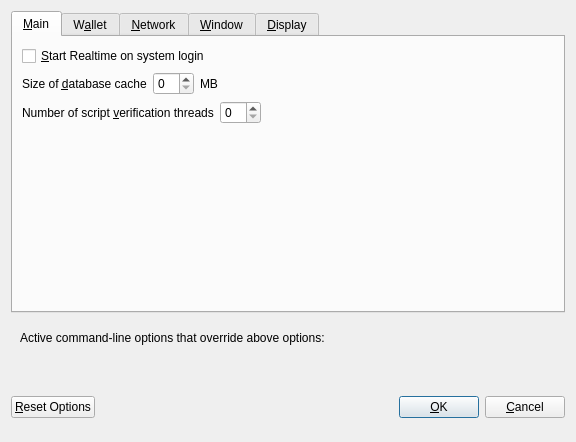
<?xml version="1.0" encoding="UTF-8"?>
<ui version="4.0">
 <class>OptionsDialog</class>
 <widget class="QDialog" name="OptionsDialog">
  <property name="geometry">
   <rect>
    <x>0</x>
    <y>0</y>
    <width>576</width>
    <height>442</height>
   </rect>
  </property>
  <property name="windowTitle">
   <string>Options</string>
  </property>
  <property name="modal">
   <bool>true</bool>
  </property>
  <layout class="QVBoxLayout" name="verticalLayout">
   <item>
    <widget class="QTabWidget" name="tabWidget">
     <property name="currentIndex">
      <number>0</number>
     </property>
     <widget class="QWidget" name="tabMain">
      <attribute name="title">
       <string>&amp;Main</string>
      </attribute>
      <layout class="QVBoxLayout" name="verticalLayout_Main">
       <item>
        <widget class="QCheckBox" name="bitcoinAtStartup">
         <property name="toolTip">
          <string>Automatically start Realtime after logging in to the system.</string>
         </property>
         <property name="text">
          <string>&amp;Start Realtime on system login</string>
         </property>
        </widget>
       </item>
       <item>
        <layout class="QHBoxLayout" name="horizontalLayout_2_Main">
         <item>
          <widget class="QLabel" name="databaseCacheLabel">
           <property name="text">
            <string>Size of &amp;database cache</string>
           </property>
           <property name="textFormat">
            <enum>Qt::PlainText</enum>
           </property>
           <property name="buddy">
            <cstring>databaseCache</cstring>
           </property>
          </widget>
         </item>
         <item>
          <widget class="QSpinBox" name="databaseCache"/>
         </item>
         <item>
          <widget class="QLabel" name="databaseCacheUnitLabel">
           <property name="text">
            <string>MB</string>
           </property>
           <property name="textFormat">
            <enum>Qt::PlainText</enum>
           </property>
          </widget>
         </item>
         <item>
          <spacer name="horizontalSpacer_2_Main">
           <property name="orientation">
            <enum>Qt::Horizontal</enum>
           </property>
           <property name="sizeHint" stdset="0">
            <size>
             <width>40</width>
             <height>20</height>
            </size>
           </property>
          </spacer>
         </item>
        </layout>
       </item>
       <item>
        <layout class="QHBoxLayout" name="horizontalLayout_3_Main">
         <item>
          <widget class="QLabel" name="threadsScriptVerifLabel">
           <property name="text">
            <string>Number of script &amp;verification threads</string>
           </property>
           <property name="textFormat">
            <enum>Qt::PlainText</enum>
           </property>
           <property name="buddy">
            <cstring>threadsScriptVerif</cstring>
           </property>
          </widget>
         </item>
         <item>
          <widget class="QSpinBox" name="threadsScriptVerif">
           <property name="toolTip">
            <string>(0 = auto, &lt;0 = leave that many cores free)</string>
           </property>
          </widget>
         </item>
         <item>
          <spacer name="horizontalSpacer_3_Main">
           <property name="orientation">
            <enum>Qt::Horizontal</enum>
           </property>
           <property name="sizeHint" stdset="0">
            <size>
             <width>40</width>
             <height>20</height>
            </size>
           </property>
          </spacer>
         </item>
        </layout>
       </item>
       <item>
        <spacer name="verticalSpacer_2">
         <property name="orientation">
          <enum>Qt::Vertical</enum>
         </property>
         <property name="sizeHint" stdset="0">
          <size>
           <width>20</width>
           <height>40</height>
          </size>
         </property>
        </spacer>
       </item>
      </layout>
     </widget>
     <widget class="QWidget" name="tabWallet">
      <attribute name="title">
       <string>W&amp;allet</string>
      </attribute>
      <layout class="QVBoxLayout" name="verticalLayout_Wallet">
       <item>
        <layout class="QHBoxLayout" name="horizontalLayout_2_Wallet">
         <item>
          <widget class="QLabel" name="labelStakeSplitThresholdText">
           <property name="text">
            <string>Stake split threshold:</string>
           </property>
          </widget>
         </item>
         <item>
          <widget class="QSpinBox" name="spinBoxStakeSplitThreshold">
           <property name="minimum">
            <number>1</number>
           </property>
           <property name="maximum">
            <number>999999</number>
           </property>
          </widget>
         </item>
        </layout>
       </item>
       <item>
        <widget class="QGroupBox" name="groupBox">
         <property name="title">
          <string>Expert</string>
         </property>
         <layout class="QVBoxLayout" name="verticalLayout_2">
          <item>
           <widget class="QCheckBox" name="coinControlFeatures">
            <property name="toolTip">
             <string>Whether to show coin control features or not.</string>
            </property>
            <property name="text">
             <string>Enable coin &amp;control features</string>
            </property>
           </widget>
          </item>
          <item>
           <widget class="QCheckBox" name="showMasternodesTab">
            <property name="toolTip">
             <string>Show additional tab listing all your masternodes in first sub-tab&lt;br/&gt;and all masternodes on the network in second sub-tab.</string>
            </property>
            <property name="text">
             <string>Show Masternodes Tab</string>
            </property>
           </widget>
          </item>
          <item>
           <widget class="QCheckBox" name="spendZeroConfChange">
            <property name="toolTip">
             <string>If you disable the spending of unconfirmed change, the change from a transaction&lt;br/&gt;cannot be used until that transaction has at least one confirmation.&lt;br/&gt;This also affects how your balance is computed.</string>
            </property>
            <property name="text">
             <string>&amp;Spend unconfirmed change</string>
            </property>
           </widget>
          </item>
         </layout>
        </widget>
       </item>
       <item>
        <spacer name="verticalSpacer_Wallet">
         <property name="orientation">
          <enum>Qt::Vertical</enum>
         </property>
         <property name="sizeHint" stdset="0">
          <size>
           <width>20</width>
           <height>40</height>
          </size>
         </property>
        </spacer>
       </item>
      </layout>
     </widget>
     <widget class="QWidget" name="tabNetwork">
      <attribute name="title">
       <string>&amp;Network</string>
      </attribute>
      <layout class="QVBoxLayout" name="verticalLayout_Network">
       <item>
        <widget class="QCheckBox" name="mapPortUpnp">
         <property name="toolTip">
          <string>Automatically open the Realtime client port on the router. This only works when your router supports UPnP and it is enabled.</string>
         </property>
         <property name="text">
          <string>Map port using &amp;UPnP</string>
         </property>
        </widget>
       </item>
       <item>
        <widget class="QCheckBox" name="allowIncoming">
         <property name="toolTip">
          <string>Accept connections from outside</string>
         </property>
         <property name="text">
          <string>Allow incoming connections</string>
         </property>
        </widget>
       </item>
       <item>
        <widget class="QCheckBox" name="connectSocks">
         <property name="toolTip">
          <string>Connect to the Realtime network through a SOCKS5 proxy.</string>
         </property>
         <property name="text">
          <string>&amp;Connect through SOCKS5 proxy (default proxy):</string>
         </property>
        </widget>
       </item>
       <item>
        <layout class="QHBoxLayout" name="horizontalLayout_1_Network">
         <item>
          <widget class="QLabel" name="proxyIpLabel">
           <property name="text">
            <string>Proxy &amp;IP:</string>
           </property>
           <property name="textFormat">
            <enum>Qt::PlainText</enum>
           </property>
           <property name="buddy">
            <cstring>proxyIp</cstring>
           </property>
          </widget>
         </item>
         <item>
          <widget class="QValidatedLineEdit" name="proxyIp">
           <property name="minimumSize">
            <size>
             <width>140</width>
             <height>0</height>
            </size>
           </property>
           <property name="maximumSize">
            <size>
             <width>140</width>
             <height>16777215</height>
            </size>
           </property>
           <property name="toolTip">
            <string>IP address of the proxy (e.g. IPv4: 127.0.0.1 / IPv6: ::1)</string>
           </property>
          </widget>
         </item>
         <item>
          <widget class="QLabel" name="proxyPortLabel">
           <property name="text">
            <string>&amp;Port:</string>
           </property>
           <property name="textFormat">
            <enum>Qt::PlainText</enum>
           </property>
           <property name="buddy">
            <cstring>proxyPort</cstring>
           </property>
          </widget>
         </item>
         <item>
          <widget class="QLineEdit" name="proxyPort">
           <property name="minimumSize">
            <size>
             <width>55</width>
             <height>0</height>
            </size>
           </property>
           <property name="maximumSize">
            <size>
             <width>55</width>
             <height>16777215</height>
            </size>
           </property>
           <property name="toolTip">
            <string>Port of the proxy (e.g. 9050)</string>
           </property>
          </widget>
         </item>
         <item>
          <spacer name="horizontalSpacer_1_Network">
           <property name="orientation">
            <enum>Qt::Horizontal</enum>
           </property>
           <property name="sizeHint" stdset="0">
            <size>
             <width>40</width>
             <height>20</height>
            </size>
           </property>
          </spacer>
         </item>
        </layout>
       </item>
       <item>
        <spacer name="verticalSpacer_Network">
         <property name="orientation">
          <enum>Qt::Vertical</enum>
         </property>
         <property name="sizeHint" stdset="0">
          <size>
           <width>20</width>
           <height>40</height>
          </size>
         </property>
        </spacer>
       </item>
      </layout>
     </widget>
     <widget class="QWidget" name="tabWindow">
      <attribute name="title">
       <string>&amp;Window</string>
      </attribute>
      <layout class="QVBoxLayout" name="verticalLayout_Window">
       <item>
        <widget class="QCheckBox" name="minimizeToTray">
         <property name="toolTip">
          <string>Show only a tray icon after minimizing the window.</string>
         </property>
         <property name="text">
          <string>&amp;Minimize to the tray instead of the taskbar</string>
         </property>
        </widget>
       </item>
       <item>
        <widget class="QCheckBox" name="minimizeOnClose">
         <property name="toolTip">
          <string>Minimize instead of exit the application when the window is closed. When this option is enabled, the application will be closed only after selecting Quit in the menu.</string>
         </property>
         <property name="text">
          <string>M&amp;inimize on close</string>
         </property>
        </widget>
       </item>
       <item>
        <spacer name="verticalSpacer_Window">
         <property name="orientation">
          <enum>Qt::Vertical</enum>
         </property>
         <property name="sizeHint" stdset="0">
          <size>
           <width>20</width>
           <height>40</height>
          </size>
         </property>
        </spacer>
       </item>
      </layout>
     </widget>
     <widget class="QWidget" name="tabDisplay">
      <attribute name="title">
       <string>&amp;Display</string>
      </attribute>
      <layout class="QVBoxLayout" name="verticalLayout_Display">
       <item>
        <layout class="QHBoxLayout" name="horizontalLayout_1_Display">
         <item>
          <widget class="QLabel" name="langLabel">
           <property name="text">
            <string>User Interface &amp;language:</string>
           </property>
           <property name="textFormat">
            <enum>Qt::PlainText</enum>
           </property>
           <property name="buddy">
            <cstring>lang</cstring>
           </property>
          </widget>
         </item>
         <item>
          <widget class="QValueComboBox" name="lang">
           <property name="toolTip">
            <string>The user interface language can be set here. This setting will take effect after restarting Realtime.</string>
           </property>
          </widget>
         </item>
        </layout>
       </item>
       <item>
        <widget class="Line" name="line">
         <property name="orientation">
          <enum>Qt::Horizontal</enum>
         </property>
        </widget>
       </item>
       <item>
        <layout class="QHBoxLayout" name="horizontalLayout_2_Display">
         <item>
          <widget class="QLabel" name="unitLabel">
           <property name="text">
            <string>&amp;Unit to show amounts in:</string>
           </property>
           <property name="textFormat">
            <enum>Qt::PlainText</enum>
           </property>
           <property name="buddy">
            <cstring>unit</cstring>
           </property>
          </widget>
         </item>
         <item>
          <widget class="QValueComboBox" name="unit">
           <property name="toolTip">
            <string>Choose the default subdivision unit to show in the interface and when sending coins.</string>
           </property>
          </widget>
         </item>
        </layout>
       </item>
       <item>
        <layout class="QHBoxLayout" name="horizontalLayout_5_Display">
         <item>
          <widget class="QLabel" name="digitsLabel">
           <property name="text">
            <string>Decimal digits</string>
           </property>
          </widget>
         </item>
         <item>
          <widget class="QValueComboBox" name="digits"/>
         </item>
        </layout>
       </item>
       <item>
        <layout class="QHBoxLayout" name="horizontalLayout_3_Display">
         <item>
          <widget class="QLabel" name="thirdPartyTxUrlsLabel">
           <property name="toolTip">
            <string>Third party URLs (e.g. a block explorer) that appear in the transactions tab as context menu items. %s in the URL is replaced by transaction hash. Multiple URLs are separated by vertical bar |.</string>
           </property>
           <property name="text">
            <string>Third party transaction URLs</string>
           </property>
           <property name="buddy">
            <cstring>thirdPartyTxUrls</cstring>
           </property>
          </widget>
         </item>
         <item>
          <widget class="QLineEdit" name="thirdPartyTxUrls">
           <property name="toolTip">
            <string>Third party URLs (e.g. a block explorer) that appear in the transactions tab as context menu items. %s in the URL is replaced by transaction hash. Multiple URLs are separated by vertical bar |.</string>
           </property>
          </widget>
         </item>
        </layout>
       </item>
       <item>
        <spacer name="verticalSpacer">
         <property name="orientation">
          <enum>Qt::Vertical</enum>
         </property>
         <property name="sizeHint" stdset="0">
          <size>
           <width>20</width>
           <height>40</height>
          </size>
         </property>
        </spacer>
       </item>
      </layout>
     </widget>
    </widget>
   </item>
   <item>
    <widget class="QFrame" name="frame">
     <layout class="QVBoxLayout" name="verticalLayout_Bottom">
      <item>
       <layout class="QHBoxLayout" name="horizontalLayout_Bottom">
        <item>
         <widget class="QLabel" name="overriddenByCommandLineInfoLabel">
          <property name="text">
           <string>Active command-line options that override above options:</string>
          </property>
          <property name="textFormat">
           <enum>Qt::PlainText</enum>
          </property>
         </widget>
        </item>
        <item>
         <spacer name="horizontalSpacer_Bottom">
          <property name="orientation">
           <enum>Qt::Horizontal</enum>
          </property>
          <property name="sizeHint" stdset="0">
           <size>
            <width>40</width>
            <height>20</height>
           </size>
          </property>
         </spacer>
        </item>
       </layout>
      </item>
      <item>
       <widget class="QLabel" name="overriddenByCommandLineLabel">
        <property name="text">
         <string/>
        </property>
        <property name="textFormat">
         <enum>Qt::PlainText</enum>
        </property>
        <property name="wordWrap">
         <bool>true</bool>
        </property>
       </widget>
      </item>
     </layout>
    </widget>
   </item>
   <item>
    <layout class="QHBoxLayout" name="horizontalLayout_Buttons">
     <item>
      <widget class="QPushButton" name="resetButton">
       <property name="toolTip">
        <string>Reset all client options to default.</string>
       </property>
       <property name="text">
        <string>&amp;Reset Options</string>
       </property>
       <property name="autoDefault">
        <bool>false</bool>
       </property>
      </widget>
     </item>
     <item>
      <spacer name="horizontalSpacer_1">
       <property name="orientation">
        <enum>Qt::Horizontal</enum>
       </property>
       <property name="sizeHint" stdset="0">
        <size>
         <width>40</width>
         <height>48</height>
        </size>
       </property>
      </spacer>
     </item>
     <item>
      <widget class="QLabel" name="statusLabel">
       <property name="minimumSize">
        <size>
         <width>200</width>
         <height>0</height>
        </size>
       </property>
       <property name="font">
        <font>
         <weight>75</weight>
         <bold>true</bold>
        </font>
       </property>
       <property name="text">
        <string/>
       </property>
       <property name="textFormat">
        <enum>Qt::PlainText</enum>
       </property>
       <property name="wordWrap">
        <bool>true</bool>
       </property>
      </widget>
     </item>
     <item>
      <spacer name="horizontalSpacer_2">
       <property name="orientation">
        <enum>Qt::Horizontal</enum>
       </property>
       <property name="sizeHint" stdset="0">
        <size>
         <width>40</width>
         <height>48</height>
        </size>
       </property>
      </spacer>
     </item>
     <item>
      <widget class="QPushButton" name="okButton">
       <property name="text">
        <string>&amp;OK</string>
       </property>
       <property name="autoDefault">
        <bool>false</bool>
       </property>
       <property name="default">
        <bool>true</bool>
       </property>
      </widget>
     </item>
     <item>
      <widget class="QPushButton" name="cancelButton">
       <property name="text">
        <string>&amp;Cancel</string>
       </property>
       <property name="autoDefault">
        <bool>false</bool>
       </property>
      </widget>
     </item>
    </layout>
   </item>
  </layout>
 </widget>
 <customwidgets>
  <customwidget>
   <class>QValidatedLineEdit</class>
   <extends>QLineEdit</extends>
   <header>qvalidatedlineedit.h</header>
  </customwidget>
  <customwidget>
   <class>QValueComboBox</class>
   <extends>QComboBox</extends>
   <header>qvaluecombobox.h</header>
  </customwidget>
 </customwidgets>
 <resources/>
 <connections/>
</ui>
